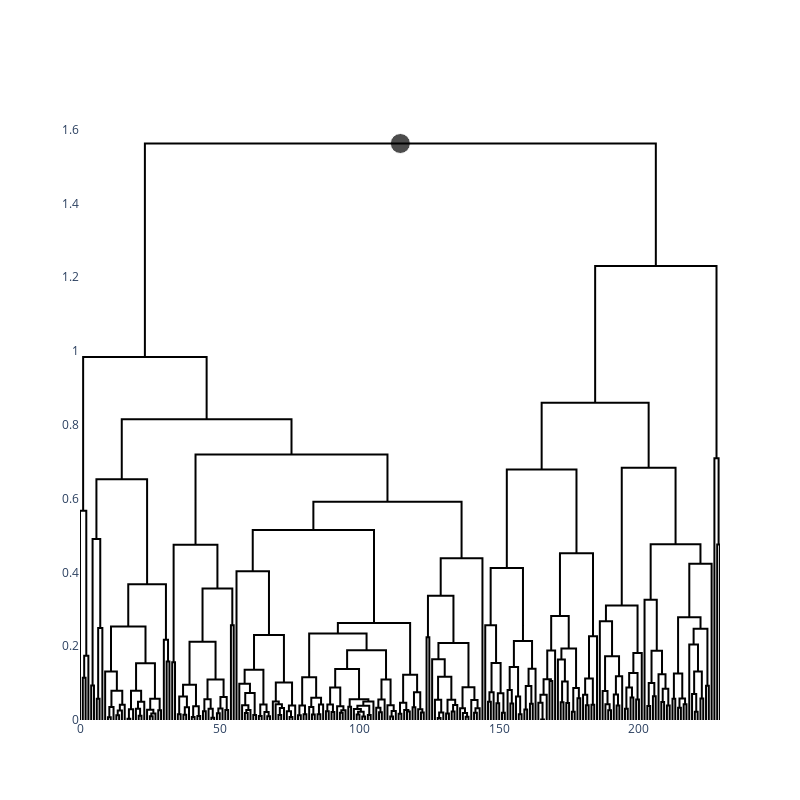

Notebook source saved alongside this figure:
### Markdown cell above
## Compute the dynamic cut with the pacBayesian algorithm and plot the results

### Code cell
model = DendrogramCut(k_max=230, method='average').fit(dist)
k = model.pac_bayesian_cut()
print(k)
model.dendrogram_plot(k=k)
